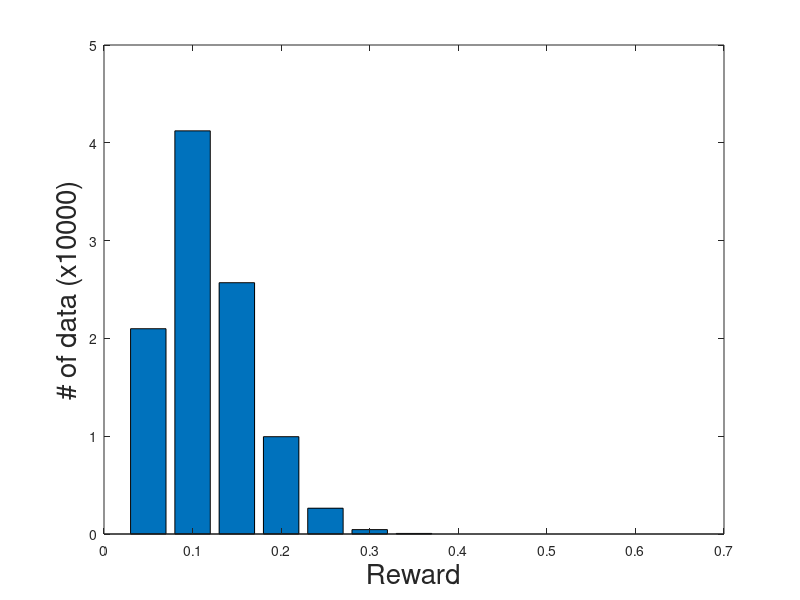

Here is the MATLAB script that generated this plot: (Note: this script raises an error after producing the figure.)
clear;
close all;

%%
Data_dist = csvread('Data_distribution(03_min).csv');
xr = Data_dist(1, :);
Treward = Data_dist(2, :);

%% Plot %%
% plot properties
label_Fontsize = 20;
tick_Fontsize = 15;

% reward
figure(1);
bar(xr, Treward./10000);
xlabel('Reward', 'Fontsize', label_Fontsize);
ylabel('# of data (x10000)', 'Fontsize', label_Fontsize);
ax = gca;
ax.FontSize = tick_Fontsize;
ax.FontWeight = 'bold';
